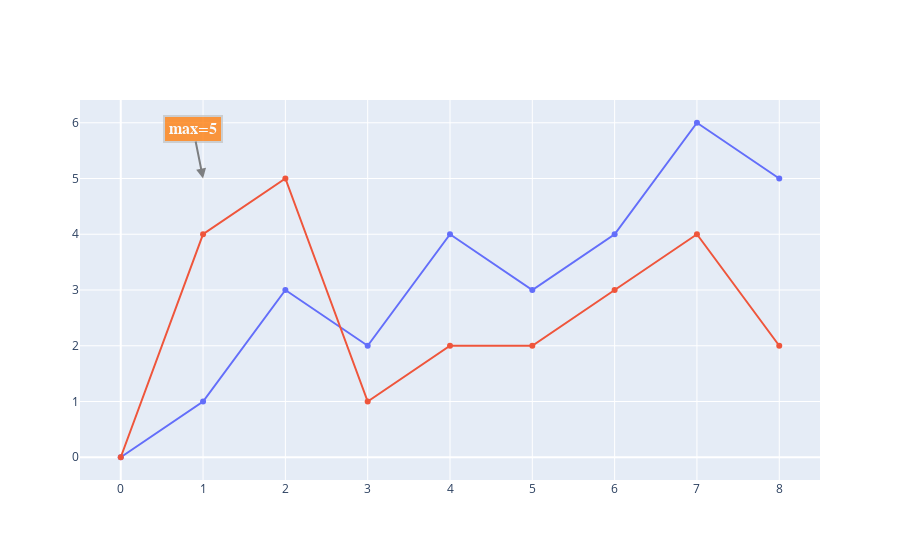

This figure's notebook cell:
### Markdown cell above
## Aggiungere annotazioni

### Code cell
fig = go.Figure()

fig.add_trace(go.Scatter(
    x=[0, 1, 2, 3, 4, 5, 6, 7, 8],
    y=[0, 1, 3, 2, 4, 3, 4, 6, 5]
))

fig.add_trace(go.Scatter(
    x=[0, 1, 2, 3, 4, 5, 6, 7, 8],
    y=[0, 4, 5, 1, 2, 2, 3, 4, 2]
))

fig.add_annotation(
        x=1,
        y=5,
        xref="x",
        yref="y",
        text="<b>max=5</b>",
        showarrow=True,
        font=dict(
            family="Courier New, monospace",
            size=16,
            color="#ffffff"
            ),
        align="center",
        arrowhead=2,
        arrowsize=1,
        arrowwidth=2,
        arrowcolor="#636363",
        ax=-10,
        ay=-50,
        bordercolor="#c7c7c7",
        borderwidth=2,
        borderpad=4,
        bgcolor="#ff7f0e",
        opacity=0.8
        )

fig.update_layout(showlegend=False)
fig.show()

### Figure 1 — Plotly figure (JSON) as saved in the notebook; plotly's stock layout.template omitted (floating-point values rounded to 4 significant figures)
{"data": [{"type": "scatter", "x": [0, 1, 2, 3, 4, 5, 6, 7, 8], "y": [0, 1, 3, 2, 4, 3, 4, 6, 5]}, {"type": "scatter", "x": [0, 1, 2, 3, 4, 5, 6, 7, 8], "y": [0, 4, 5, 1, 2, 2, 3, 4, 2]}], "layout": {"annotations": [{"align": "center", "arrowcolor": "#636363", "arrowhead": 2, "arrowsize": 1, "arrowwidth": 2, "ax": -10, "ay": -50, "bgcolor": "#ff7f0e", "bordercolor": "#c7c7c7", "borderpad": 4, "borderwidth": 2, "font": {"color": "#ffffff", "family": "Courier New, monospace", "size": 16}, "opacity": 0.8, "showarrow": true, "text": "<b>max=5</b>", "x": 1, "xref": "x", "y": 5, "yref": "y"}], "autosize": true, "showlegend": false, "xaxis": {"autorange": true, "range": [-0.4718, 8.472], "type": "linear"}, "yaxis": {"autorange": true, "range": [-0.6235, 8.178], "type": "linear"}}}
